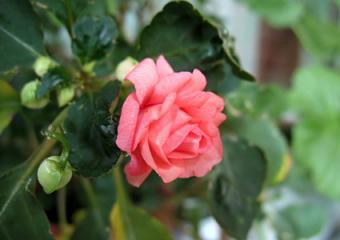
#> input picture sample.jpg, 340 x 240 px
$ python ImageTransformations.py
#> lines starting #> are read from the running program, lines starting #| are printed output that depends on the picture
import cv2
import math


# Logarithmic Transformations
def log_transform(col, max_pixel_value):
    c = 255/(math.log(1+max_pixel_value))
    new_col = c * math.log(1+col)
    return new_col

def max_pixel(img):
    max_pixel = 0
    height, width, channels = img.shape

    for i in range(height):
        for j in range(width):
            for k in range(channels):
                if(max_pixel < img[i][j][k]):
                    max_pixel = img[i][j][k]

    return max_pixel


# Power law transformation

def powertrans(c, gamma, r):
    #  = C*r^gamma
    new_col = c*((r/c)**gamma)
    return new_col


# Driver code
img = cv2.imread("sample.jpg")
#> img is the input picture: shape (240, 340, 3); mean B, G, R 74.9, 102.1, 97

height, width, channels = img.shape
#> height = 240; width = 340; channels = 3
max_pixel_value = max_pixel(img)
#> after the loop in max_pixel, `for i in range(height):`: max_pixel = 255
#> max_pixel_value = 255

for i in range(height):
    for j in range(width):
        for k in range(channels):
            #new_col = 255 - img[i][j][k]
            #new_col = log_transform(img[i][j][k], max_pixel_value)
            new_col = powertrans(255, 0.4, img[i][j][k])
            img[i][j][k] = new_col
#> this loop made 240 passes
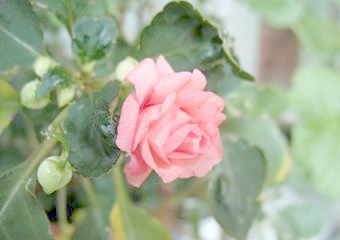
#> img: shape (240, 340, 3); mean B, G, R 145.9, 170.7, 162.6

cv2.imshow('image',img)
cv2.waitKey()
cv2.destroyAllWindows()
